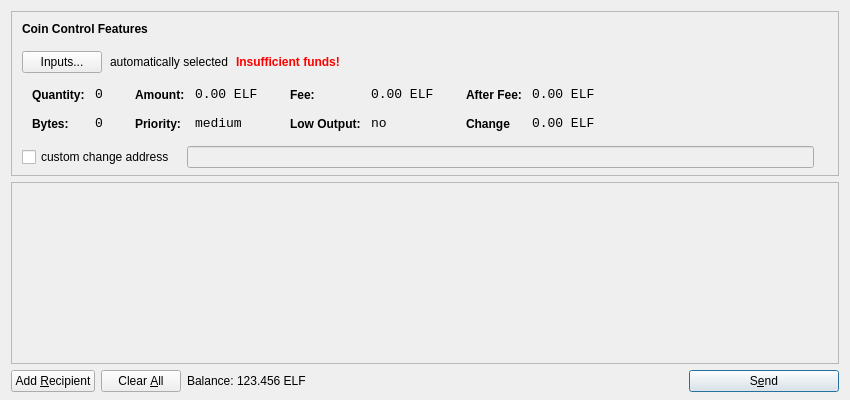
<?xml version="1.0" encoding="UTF-8"?>
<ui version="4.0">
 <class>SendCoinsDialog</class>
 <widget class="QDialog" name="SendCoinsDialog">
  <property name="geometry">
   <rect>
    <x>0</x>
    <y>0</y>
    <width>850</width>
    <height>400</height>
   </rect>
  </property>
  <property name="windowTitle">
   <string>Send Coins</string>
  </property>
  <layout class="QVBoxLayout" name="verticalLayout" stretch="0,1,0">
   <property name="bottomMargin">
    <number>8</number>
   </property>
   <item>
    <widget class="QFrame" name="frameCoinControl">
     <property name="sizePolicy">
      <sizepolicy hsizetype="Expanding" vsizetype="Expanding">
       <horstretch>0</horstretch>
       <verstretch>0</verstretch>
      </sizepolicy>
     </property>
     <property name="maximumSize">
      <size>
       <width>16777215</width>
       <height>16777215</height>
      </size>
     </property>
     <property name="frameShape">
      <enum>QFrame::StyledPanel</enum>
     </property>
     <property name="frameShadow">
      <enum>QFrame::Sunken</enum>
     </property>
     <layout class="QVBoxLayout" name="verticalLayoutCoinControl2">
      <property name="spacing">
       <number>-1</number>
      </property>
      <property name="leftMargin">
       <number>0</number>
      </property>
      <property name="topMargin">
       <number>0</number>
      </property>
      <property name="rightMargin">
       <number>0</number>
      </property>
      <property name="bottomMargin">
       <number>6</number>
      </property>
      <item>
       <layout class="QVBoxLayout" name="verticalLayoutCoinControl" stretch="0,0,0,0,1">
        <property name="spacing">
         <number>0</number>
        </property>
        <property name="leftMargin">
         <number>10</number>
        </property>
        <property name="topMargin">
         <number>10</number>
        </property>
        <item>
         <layout class="QHBoxLayout" name="horizontalLayoutCoinControl1">
          <property name="bottomMargin">
           <number>15</number>
          </property>
          <item>
           <widget class="QLabel" name="labelCoinControlFeatures">
            <property name="sizePolicy">
             <sizepolicy hsizetype="Preferred" vsizetype="Maximum">
              <horstretch>0</horstretch>
              <verstretch>0</verstretch>
             </sizepolicy>
            </property>
            <property name="font">
             <font>
              <weight>75</weight>
              <bold>true</bold>
             </font>
            </property>
            <property name="styleSheet">
             <string notr="true">font-weight:bold;</string>
            </property>
            <property name="text">
             <string>Coin Control Features</string>
            </property>
           </widget>
          </item>
         </layout>
        </item>
        <item>
         <layout class="QHBoxLayout" name="horizontalLayoutCoinControl2" stretch="0,0,0,0">
          <property name="spacing">
           <number>8</number>
          </property>
          <property name="bottomMargin">
           <number>10</number>
          </property>
          <item>
           <widget class="QPushButton" name="pushButtonCoinControl">
            <property name="styleSheet">
             <string notr="true"/>
            </property>
            <property name="text">
             <string>Inputs...</string>
            </property>
           </widget>
          </item>
          <item>
           <widget class="QLabel" name="labelCoinControlAutomaticallySelected">
            <property name="text">
             <string>automatically selected</string>
            </property>
            <property name="margin">
             <number>5</number>
            </property>
           </widget>
          </item>
          <item>
           <widget class="QLabel" name="labelCoinControlInsuffFunds">
            <property name="font">
             <font>
              <weight>75</weight>
              <bold>true</bold>
             </font>
            </property>
            <property name="styleSheet">
             <string notr="true">color:red;font-weight:bold;</string>
            </property>
            <property name="text">
             <string>Insufficient funds!</string>
            </property>
            <property name="margin">
             <number>5</number>
            </property>
           </widget>
          </item>
          <item>
           <spacer name="horizontalSpacerCoinControl">
            <property name="orientation">
             <enum>Qt::Horizontal</enum>
            </property>
            <property name="sizeHint" stdset="0">
             <size>
              <width>40</width>
              <height>1</height>
             </size>
            </property>
           </spacer>
          </item>
         </layout>
        </item>
        <item>
         <widget class="QWidget" name="widgetCoinControl" native="true">
          <property name="sizePolicy">
           <sizepolicy hsizetype="Preferred" vsizetype="Preferred">
            <horstretch>0</horstretch>
            <verstretch>0</verstretch>
           </sizepolicy>
          </property>
          <property name="minimumSize">
           <size>
            <width>0</width>
            <height>0</height>
           </size>
          </property>
          <property name="styleSheet">
           <string notr="true"/>
          </property>
          <layout class="QHBoxLayout" name="horizontalLayoutCoinControl5">
           <property name="margin">
            <number>0</number>
           </property>
           <item>
            <layout class="QHBoxLayout" name="horizontalLayoutCoinControl3" stretch="0,0,0,1">
             <property name="spacing">
              <number>20</number>
             </property>
             <property name="topMargin">
              <number>0</number>
             </property>
             <property name="bottomMargin">
              <number>10</number>
             </property>
             <item>
              <layout class="QFormLayout" name="formLayoutCoinControl1">
               <property name="horizontalSpacing">
                <number>10</number>
               </property>
               <property name="verticalSpacing">
                <number>14</number>
               </property>
               <property name="leftMargin">
                <number>10</number>
               </property>
               <property name="topMargin">
                <number>4</number>
               </property>
               <property name="rightMargin">
                <number>6</number>
               </property>
               <item row="0" column="0">
                <widget class="QLabel" name="labelCoinControlQuantityText">
                 <property name="styleSheet">
                  <string notr="true">font-weight:bold;</string>
                 </property>
                 <property name="text">
                  <string>Quantity:</string>
                 </property>
                 <property name="margin">
                  <number>0</number>
                 </property>
                </widget>
               </item>
               <item row="0" column="1">
                <widget class="QLabel" name="labelCoinControlQuantity">
                 <property name="font">
                  <font>
                   <family>Monospace</family>
                   <pointsize>10</pointsize>
                  </font>
                 </property>
                 <property name="cursor">
                  <cursorShape>IBeamCursor</cursorShape>
                 </property>
                 <property name="contextMenuPolicy">
                  <enum>Qt::ActionsContextMenu</enum>
                 </property>
                 <property name="text">
                  <string>0</string>
                 </property>
                 <property name="margin">
                  <number>0</number>
                 </property>
                 <property name="textInteractionFlags">
                  <set>Qt::LinksAccessibleByMouse|Qt::TextSelectableByKeyboard|Qt::TextSelectableByMouse</set>
                 </property>
                </widget>
               </item>
               <item row="1" column="0">
                <widget class="QLabel" name="labelCoinControlBytesText">
                 <property name="styleSheet">
                  <string notr="true">font-weight:bold;</string>
                 </property>
                 <property name="text">
                  <string>Bytes:</string>
                 </property>
                </widget>
               </item>
               <item row="1" column="1">
                <widget class="QLabel" name="labelCoinControlBytes">
                 <property name="font">
                  <font>
                   <family>Monospace</family>
                   <pointsize>10</pointsize>
                  </font>
                 </property>
                 <property name="cursor">
                  <cursorShape>IBeamCursor</cursorShape>
                 </property>
                 <property name="contextMenuPolicy">
                  <enum>Qt::ActionsContextMenu</enum>
                 </property>
                 <property name="text">
                  <string>0</string>
                 </property>
                 <property name="textInteractionFlags">
                  <set>Qt::LinksAccessibleByMouse|Qt::TextSelectableByKeyboard|Qt::TextSelectableByMouse</set>
                 </property>
                </widget>
               </item>
              </layout>
             </item>
             <item>
              <layout class="QFormLayout" name="formLayoutCoinControl2">
               <property name="horizontalSpacing">
                <number>10</number>
               </property>
               <property name="verticalSpacing">
                <number>14</number>
               </property>
               <property name="leftMargin">
                <number>6</number>
               </property>
               <property name="topMargin">
                <number>4</number>
               </property>
               <property name="rightMargin">
                <number>6</number>
               </property>
               <item row="0" column="0">
                <widget class="QLabel" name="labelCoinControlAmountText">
                 <property name="styleSheet">
                  <string notr="true">font-weight:bold;</string>
                 </property>
                 <property name="text">
                  <string>Amount:</string>
                 </property>
                 <property name="margin">
                  <number>0</number>
                 </property>
                </widget>
               </item>
               <item row="0" column="1">
                <widget class="QLabel" name="labelCoinControlAmount">
                 <property name="font">
                  <font>
                   <family>Monospace</family>
                   <pointsize>10</pointsize>
                  </font>
                 </property>
                 <property name="cursor">
                  <cursorShape>IBeamCursor</cursorShape>
                 </property>
                 <property name="contextMenuPolicy">
                  <enum>Qt::ActionsContextMenu</enum>
                 </property>
                 <property name="text">
                  <string>0.00 ELF</string>
                 </property>
                 <property name="textInteractionFlags">
                  <set>Qt::LinksAccessibleByMouse|Qt::TextSelectableByKeyboard|Qt::TextSelectableByMouse</set>
                 </property>
                </widget>
               </item>
               <item row="1" column="0">
                <widget class="QLabel" name="labelCoinControlPriorityText">
                 <property name="styleSheet">
                  <string notr="true">font-weight:bold;</string>
                 </property>
                 <property name="text">
                  <string>Priority:</string>
                 </property>
                </widget>
               </item>
               <item row="1" column="1">
                <widget class="QLabel" name="labelCoinControlPriority">
                 <property name="font">
                  <font>
                   <family>Monospace</family>
                   <pointsize>10</pointsize>
                  </font>
                 </property>
                 <property name="cursor">
                  <cursorShape>IBeamCursor</cursorShape>
                 </property>
                 <property name="contextMenuPolicy">
                  <enum>Qt::ActionsContextMenu</enum>
                 </property>
                 <property name="text">
                  <string>medium</string>
                 </property>
                 <property name="textInteractionFlags">
                  <set>Qt::LinksAccessibleByMouse|Qt::TextSelectableByKeyboard|Qt::TextSelectableByMouse</set>
                 </property>
                </widget>
               </item>
              </layout>
             </item>
             <item>
              <layout class="QFormLayout" name="formLayoutCoinControl3">
               <property name="horizontalSpacing">
                <number>10</number>
               </property>
               <property name="verticalSpacing">
                <number>14</number>
               </property>
               <property name="leftMargin">
                <number>6</number>
               </property>
               <property name="topMargin">
                <number>4</number>
               </property>
               <property name="rightMargin">
                <number>6</number>
               </property>
               <item row="0" column="0">
                <widget class="QLabel" name="labelCoinControlFeeText">
                 <property name="styleSheet">
                  <string notr="true">font-weight:bold;</string>
                 </property>
                 <property name="text">
                  <string>Fee:</string>
                 </property>
                 <property name="margin">
                  <number>0</number>
                 </property>
                </widget>
               </item>
               <item row="0" column="1">
                <widget class="QLabel" name="labelCoinControlFee">
                 <property name="font">
                  <font>
                   <family>Monospace</family>
                   <pointsize>10</pointsize>
                  </font>
                 </property>
                 <property name="cursor">
                  <cursorShape>IBeamCursor</cursorShape>
                 </property>
                 <property name="contextMenuPolicy">
                  <enum>Qt::ActionsContextMenu</enum>
                 </property>
                 <property name="text">
                  <string>0.00 ELF</string>
                 </property>
                 <property name="textInteractionFlags">
                  <set>Qt::LinksAccessibleByMouse|Qt::TextSelectableByKeyboard|Qt::TextSelectableByMouse</set>
                 </property>
                </widget>
               </item>
               <item row="1" column="0">
                <widget class="QLabel" name="labelCoinControlLowOutputText">
                 <property name="styleSheet">
                  <string notr="true">font-weight:bold;</string>
                 </property>
                 <property name="text">
                  <string>Low Output:</string>
                 </property>
                </widget>
               </item>
               <item row="1" column="1">
                <widget class="QLabel" name="labelCoinControlLowOutput">
                 <property name="font">
                  <font>
                   <family>Monospace</family>
                   <pointsize>10</pointsize>
                  </font>
                 </property>
                 <property name="cursor">
                  <cursorShape>IBeamCursor</cursorShape>
                 </property>
                 <property name="contextMenuPolicy">
                  <enum>Qt::ActionsContextMenu</enum>
                 </property>
                 <property name="text">
                  <string>no</string>
                 </property>
                 <property name="textInteractionFlags">
                  <set>Qt::LinksAccessibleByMouse|Qt::TextSelectableByKeyboard|Qt::TextSelectableByMouse</set>
                 </property>
                </widget>
               </item>
              </layout>
             </item>
             <item>
              <layout class="QFormLayout" name="formLayoutCoinControl4">
               <property name="horizontalSpacing">
                <number>10</number>
               </property>
               <property name="verticalSpacing">
                <number>14</number>
               </property>
               <property name="leftMargin">
                <number>6</number>
               </property>
               <property name="topMargin">
                <number>4</number>
               </property>
               <property name="rightMargin">
                <number>6</number>
               </property>
               <item row="0" column="0">
                <widget class="QLabel" name="labelCoinControlAfterFeeText">
                 <property name="styleSheet">
                  <string notr="true">font-weight:bold;</string>
                 </property>
                 <property name="text">
                  <string>After Fee:</string>
                 </property>
                 <property name="margin">
                  <number>0</number>
                 </property>
                </widget>
               </item>
               <item row="0" column="1">
                <widget class="QLabel" name="labelCoinControlAfterFee">
                 <property name="font">
                  <font>
                   <family>Monospace</family>
                   <pointsize>10</pointsize>
                  </font>
                 </property>
                 <property name="cursor">
                  <cursorShape>IBeamCursor</cursorShape>
                 </property>
                 <property name="contextMenuPolicy">
                  <enum>Qt::ActionsContextMenu</enum>
                 </property>
                 <property name="text">
                  <string>0.00 ELF</string>
                 </property>
                 <property name="textInteractionFlags">
                  <set>Qt::LinksAccessibleByMouse|Qt::TextSelectableByKeyboard|Qt::TextSelectableByMouse</set>
                 </property>
                </widget>
               </item>
               <item row="1" column="0">
                <widget class="QLabel" name="labelCoinControlChangeText">
                 <property name="styleSheet">
                  <string notr="true">font-weight:bold;</string>
                 </property>
                 <property name="text">
                  <string>Change</string>
                 </property>
                </widget>
               </item>
               <item row="1" column="1">
                <widget class="QLabel" name="labelCoinControlChange">
                 <property name="font">
                  <font>
                   <family>Monospace</family>
                   <pointsize>10</pointsize>
                  </font>
                 </property>
                 <property name="cursor">
                  <cursorShape>IBeamCursor</cursorShape>
                 </property>
                 <property name="contextMenuPolicy">
                  <enum>Qt::ActionsContextMenu</enum>
                 </property>
                 <property name="text">
                  <string>0.00 ELF</string>
                 </property>
                 <property name="textInteractionFlags">
                  <set>Qt::LinksAccessibleByMouse|Qt::TextSelectableByKeyboard|Qt::TextSelectableByMouse</set>
                 </property>
                </widget>
               </item>
              </layout>
             </item>
            </layout>
           </item>
          </layout>
         </widget>
        </item>
        <item>
         <layout class="QHBoxLayout" name="horizontalLayoutCoinControl4" stretch="0,0,0">
          <property name="spacing">
           <number>12</number>
          </property>
          <property name="sizeConstraint">
           <enum>QLayout::SetDefaultConstraint</enum>
          </property>
          <property name="topMargin">
           <number>5</number>
          </property>
          <property name="rightMargin">
           <number>5</number>
          </property>
          <item>
           <widget class="QCheckBox" name="checkBoxCoinControlChange">
            <property name="text">
             <string>custom change address</string>
            </property>
           </widget>
          </item>
          <item>
           <widget class="QLineEdit" name="lineEditCoinControlChange">
            <property name="enabled">
             <bool>false</bool>
            </property>
            <property name="sizePolicy">
             <sizepolicy hsizetype="Expanding" vsizetype="Fixed">
              <horstretch>0</horstretch>
              <verstretch>0</verstretch>
             </sizepolicy>
            </property>
           </widget>
          </item>
          <item>
           <widget class="QLabel" name="labelCoinControlChangeLabel">
            <property name="sizePolicy">
             <sizepolicy hsizetype="Preferred" vsizetype="Expanding">
              <horstretch>0</horstretch>
              <verstretch>0</verstretch>
             </sizepolicy>
            </property>
            <property name="minimumSize">
             <size>
              <width>0</width>
              <height>0</height>
             </size>
            </property>
            <property name="text">
             <string/>
            </property>
            <property name="margin">
             <number>3</number>
            </property>
           </widget>
          </item>
         </layout>
        </item>
        <item>
         <spacer name="verticalSpacerCoinControl">
          <property name="orientation">
           <enum>Qt::Vertical</enum>
          </property>
          <property name="sizeHint" stdset="0">
           <size>
            <width>800</width>
            <height>1</height>
           </size>
          </property>
         </spacer>
        </item>
       </layout>
      </item>
     </layout>
    </widget>
   </item>
   <item>
    <widget class="QScrollArea" name="scrollArea">
     <property name="widgetResizable">
      <bool>true</bool>
     </property>
     <widget class="QWidget" name="scrollAreaWidgetContents">
      <property name="geometry">
       <rect>
        <x>0</x>
        <y>0</y>
        <width>830</width>
        <height>165</height>
       </rect>
      </property>
      <layout class="QVBoxLayout" name="verticalLayout_2">
       <property name="margin">
        <number>0</number>
       </property>
       <item>
        <layout class="QVBoxLayout" name="entries">
         <property name="spacing">
          <number>6</number>
         </property>
        </layout>
       </item>
       <item>
        <spacer name="verticalSpacer">
         <property name="orientation">
          <enum>Qt::Vertical</enum>
         </property>
         <property name="sizeHint" stdset="0">
          <size>
           <width>20</width>
           <height>40</height>
          </size>
         </property>
        </spacer>
       </item>
      </layout>
     </widget>
    </widget>
   </item>
   <item>
    <layout class="QHBoxLayout" name="horizontalLayout">
     <item>
      <widget class="QPushButton" name="addButton">
       <property name="toolTip">
        <string>Send to multiple recipients at once</string>
       </property>
       <property name="text">
        <string>Add &amp;Recipient</string>
       </property>
       <property name="icon">
        <iconset resource="../bitcoin.qrc">
         <normaloff>:/icons/add</normaloff>:/icons/add</iconset>
       </property>
       <property name="autoDefault">
        <bool>false</bool>
       </property>
      </widget>
     </item>
     <item>
      <widget class="QPushButton" name="clearButton">
       <property name="sizePolicy">
        <sizepolicy hsizetype="Minimum" vsizetype="Fixed">
         <horstretch>0</horstretch>
         <verstretch>0</verstretch>
        </sizepolicy>
       </property>
       <property name="toolTip">
        <string>Remove all transaction fields</string>
       </property>
       <property name="text">
        <string>Clear &amp;All</string>
       </property>
       <property name="icon">
        <iconset resource="../bitcoin.qrc">
         <normaloff>:/icons/remove</normaloff>:/icons/remove</iconset>
       </property>
       <property name="autoRepeatDelay">
        <number>300</number>
       </property>
       <property name="autoDefault">
        <bool>false</bool>
       </property>
      </widget>
     </item>
     <item>
      <layout class="QHBoxLayout" name="horizontalLayout_2">
       <property name="spacing">
        <number>3</number>
       </property>
       <item>
        <widget class="QLabel" name="label">
         <property name="sizePolicy">
          <sizepolicy hsizetype="Preferred" vsizetype="Fixed">
           <horstretch>0</horstretch>
           <verstretch>0</verstretch>
          </sizepolicy>
         </property>
         <property name="text">
          <string>Balance:</string>
         </property>
        </widget>
       </item>
       <item>
        <widget class="QLabel" name="labelBalance">
         <property name="sizePolicy">
          <sizepolicy hsizetype="Preferred" vsizetype="Fixed">
           <horstretch>0</horstretch>
           <verstretch>0</verstretch>
          </sizepolicy>
         </property>
         <property name="cursor">
          <cursorShape>IBeamCursor</cursorShape>
         </property>
         <property name="text">
          <string>123.456 ELF</string>
         </property>
         <property name="textInteractionFlags">
          <set>Qt::LinksAccessibleByMouse|Qt::TextSelectableByKeyboard|Qt::TextSelectableByMouse</set>
         </property>
        </widget>
       </item>
      </layout>
     </item>
     <item>
      <spacer name="horizontalSpacer">
       <property name="orientation">
        <enum>Qt::Horizontal</enum>
       </property>
       <property name="sizeHint" stdset="0">
        <size>
         <width>40</width>
         <height>20</height>
        </size>
       </property>
      </spacer>
     </item>
     <item>
      <widget class="QPushButton" name="sendButton">
       <property name="minimumSize">
        <size>
         <width>150</width>
         <height>0</height>
        </size>
       </property>
       <property name="toolTip">
        <string>Confirm the send action</string>
       </property>
       <property name="text">
        <string>S&amp;end</string>
       </property>
       <property name="icon">
        <iconset resource="../bitcoin.qrc">
         <normaloff>:/icons/send</normaloff>:/icons/send</iconset>
       </property>
       <property name="default">
        <bool>true</bool>
       </property>
      </widget>
     </item>
    </layout>
   </item>
  </layout>
 </widget>
 <resources>
  <include location="../bitcoin.qrc"/>
 </resources>
 <connections/>
</ui>
